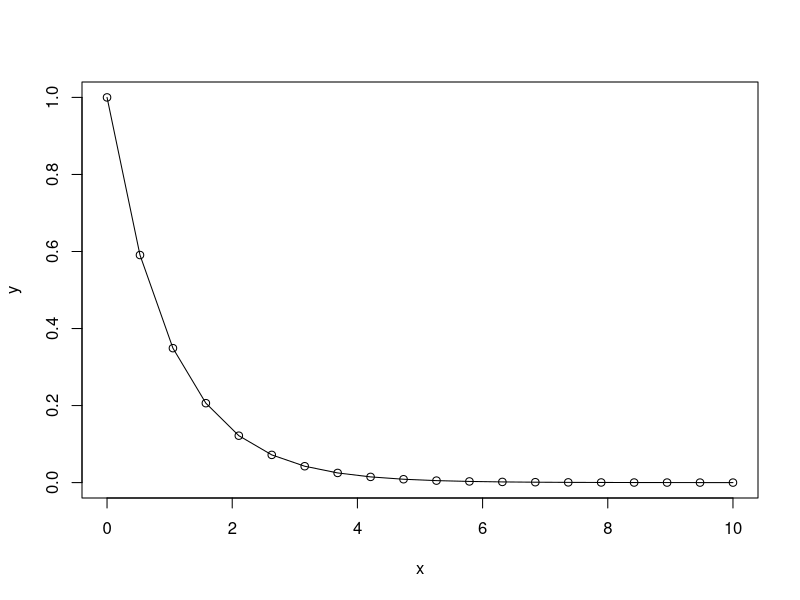
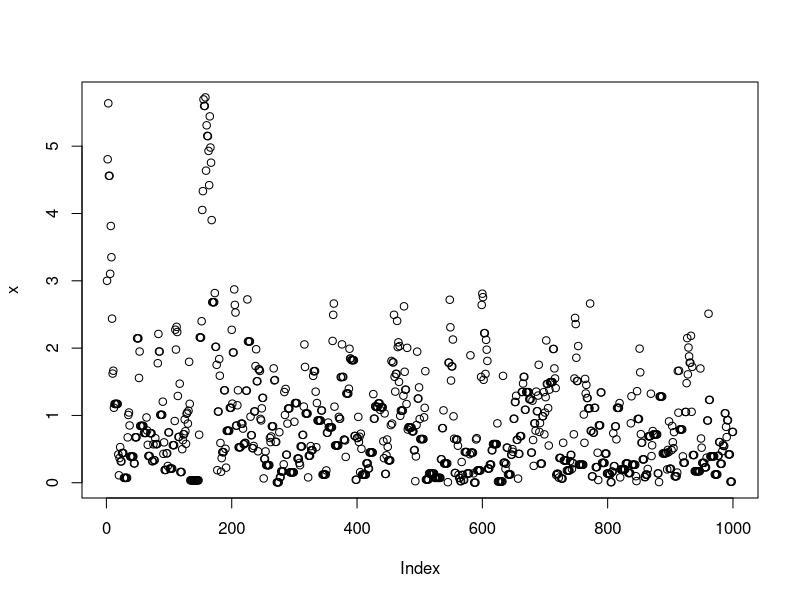
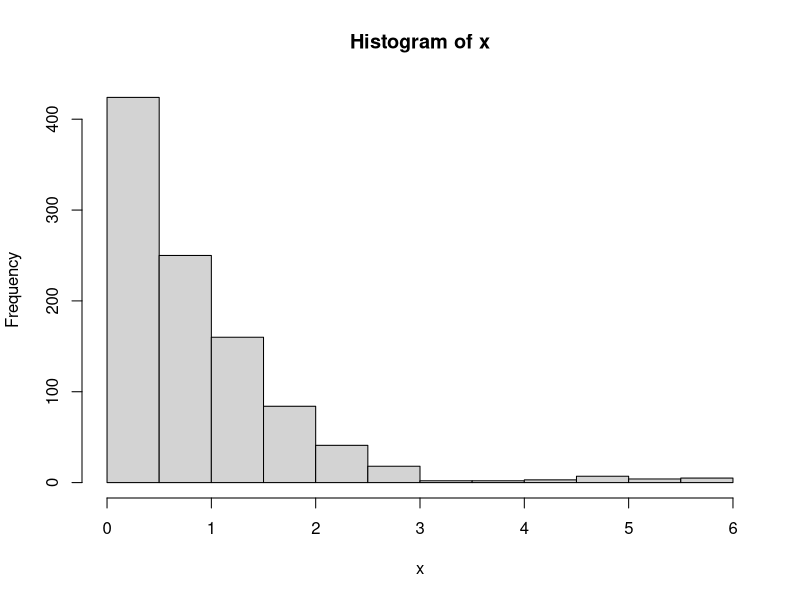

Source code (R) for these figures, in order:
## Started 21 March 2022 ##
## By Lizzie ##
## Copied 15 Jan 2025 from ...
## ~/Documents/git/teaching/hotstats/hotstatsbayes/analyses/misc/mcmcsampling.R ##

# MCMC sampling, pulling from my various notes # 

# Some resources that I like:
# https://www.aptech.com/resources/tutorials/bayesian-fundamentals/metropolis-hastings-sampler/
# https://jellis18.github.io/post/2018-01-02-mcmc-part1/ A Practical Guide to MCMC  -- this is a useful and easy read (it's really on a Part 1, Part 2 is just this https://jellis18.github.io/post/2021-01-16-mcmc-part2/)
# But most of these focus on different things to evaluate, this one below actually evaluates the posterior:
# https://twiecki.io/blog/2015/11/10/mcmc-sampling/

# Below follow this one (done in R) 
# http://eriqande.github.io/sisg_mcmc_course/s03-01-intro-mcmc-in-R.nb.html (in R)
# and this: http://rinterested.github.io/statistics/MCMC.html

## housekeeping
rm(list=ls()) 
options(stringsAsFactors = FALSE)

# So, to build a sampler we need some space to search ...
# Let's build that first, and this example uses an exponential
x <- seq(from = 0, to = 10, length=20)
# And plot it ....
y <- exp(-x)
plot(x,y)
lines(x,y) 

# Okay, so we need to build our 'target' (what we're searching for in the MCMC)
# and, again, that's an exponential

target <- function(x){
  if (x < 0) {
    return(0)
  } else {
    return(exp(-x))
  }
}

# You can put whatever you want above ...

# And now! We build a Metropolis–Hastings (MCMC sampler)

x <- rep(0, 1000)
x[1] <- 3     # this is just a starting value, which the example I am following set arbitrarily to 3
for (i in 2:1000) {
  currentx <- x[i - 1]
  proposedx <- currentx + rnorm(1, mean = 0, sd = 1)
  # Below we compare the new proposal and our current spot
  A <- target(proposedx) / target(currentx) 
   # Below we take a random uniform, if the ratio is larger then we replace with with the proposal
  # Ch 9 Statistical Rethinking: Finally, a random number between zero and one is generated (runif(1)), and the king moves, if this random number is less than the ratio of the proposal island’s population to the current island’s population (proposal/current).
  if (runif(1) < A) {
    x[i] <- proposedx
  } else {
    x[i] <- currentx
  }
}


plot(x)
quartz()
hist(x)
